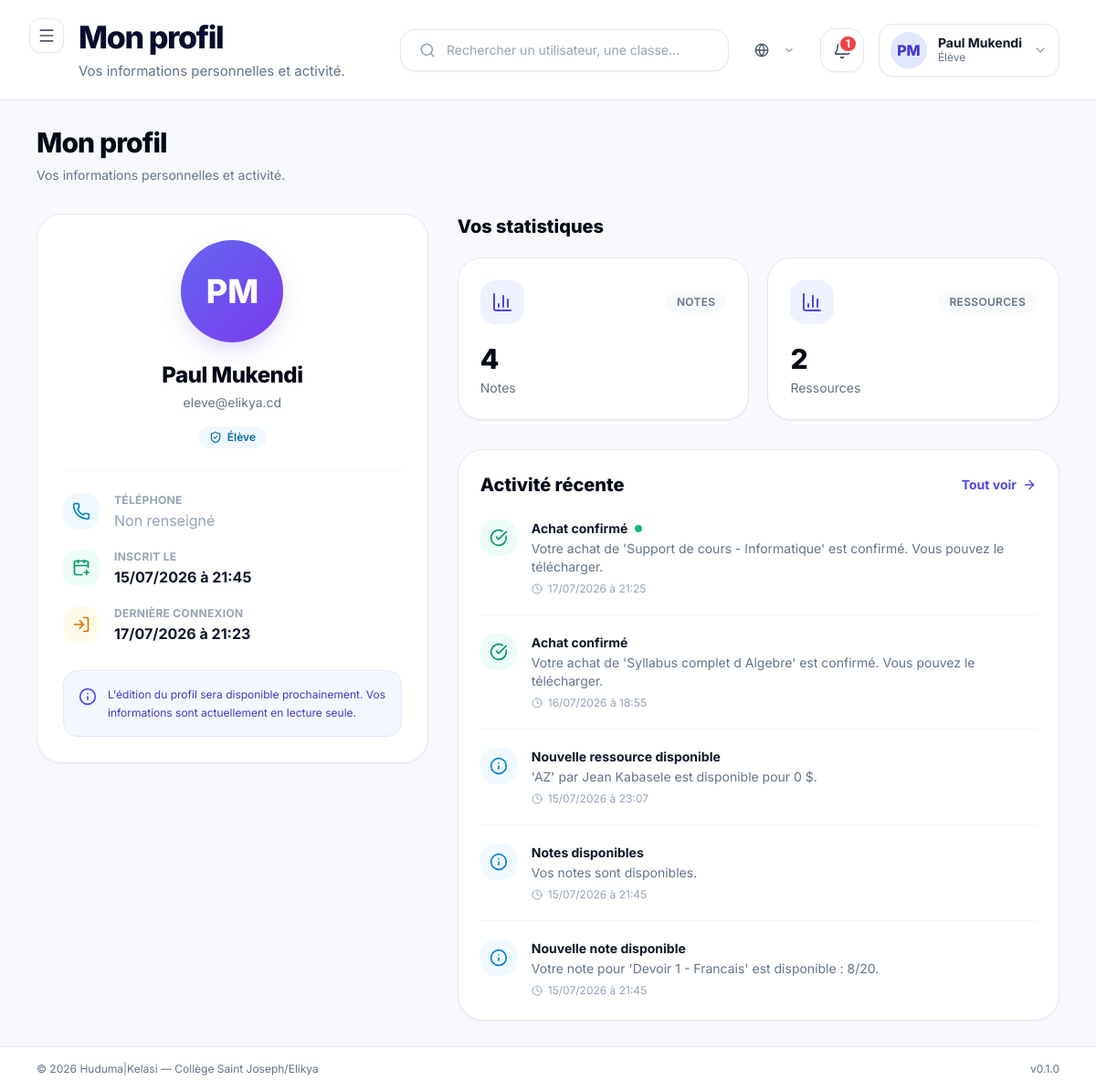
Screenshot of /dashboard/profil/ (signed in) with the database file from the repository.
### apps/accounts/models.py (models this page shows, shortened)
class User(AbstractBaseUser, PermissionsMixin, BaseModel):
    email = models.EmailField(
        unique=True,
        verbose_name=_("Email"),
        help_text=_("Adresse email utilisée comme identifiant de connexion."),
    )
    first_name = models.CharField(
        max_length=80,
        verbose_name=_("Prénom"),
    )
    last_name = models.CharField(
        max_length=80,
        verbose_name=_("Nom"),
    )
    role = models.CharField(
        max_length=30,
        choices=UserRole.choices,
        default=UserRole.ELEVE,
        verbose_name=_("Rôle"),
        help_text=_("Rôle de l'utilisateur dans la plateforme."),
    )
    phone = models.CharField(
        max_length=30,
        blank=True,
        default="",
        verbose_name=_("Téléphone"),
    )
    avatar = models.ImageField(
        upload_to="avatars/",
        blank=True,
        null=True,
        verbose_name=_("Avatar"),
    )
    is_active = models.BooleanField(
        default=True,
        verbose_name=_("Actif"),
    )
    is_staff = models.BooleanField(
        default=False,
        verbose_name=_("Accès admin Django"),
    )
    date_joined = models.DateTimeField(
        auto_now_add=True,
        verbose_name=_("Date d'inscription"),
    )
    USERNAME_FIELD = "email"
    REQUIRED_FIELDS = ["first_name", "last_name"]
    objects = UserManager()
    class Meta:
        verbose_name = _("Utilisateur")
        verbose_name_plural = _("Utilisateurs")
        ordering = ["last_name", "first_name"]
        indexes = [
            models.Index(fields=["role"]),
            models.Index(fields=["is_active"]),
        ]
    @property
    def full_name(self) -> str:
        return f"{self.first_name} {self.last_name}".strip()
    @property
    def short_label(self) -> str:
        return ROLE_SHORT_LABELS.get(self.role, self.role)
    @property
    def initials(self) -> str:
        first = (self.first_name or "").strip()
        last = (self.last_name or "").strip()
        if first and last:
            return f"{first[0]}{last[0]}".upper()
        if first:
            return first[0].upper()
        if self.email:
            return self.email[0].upper()
        return "?"

### apps/notifications/models.py (models this page shows, shortened)
class Notification(BaseModel):
    destinataire = models.ForeignKey(
        "accounts.User",
        on_delete=models.CASCADE,
        related_name="notifications",
        verbose_name=_("Destinataire"),
    )
    titre = models.CharField(max_length=200, verbose_name=_("Titre"))
    message = models.TextField(verbose_name=_("Message"))
    niveau = models.CharField(
        max_length=20,
        choices=NotificationLevel.choices,
        default=NotificationLevel.INFO,
        verbose_name=_("Niveau"),
    )
    lu = models.BooleanField(
        default=False,
        verbose_name=_("Lu"),
    )
    url = models.CharField(
        max_length=500,
        blank=True,
        default="",
        verbose_name=_("URL d'action"),
        help_text=_("URL vers laquelle rediriger au clic"),
    )
    class Meta:
        verbose_name = _("Notification")
        verbose_name_plural = _("Notifications")
        ordering = ["-created_at"]
    @property
    def couleur(self):
        return {
            NotificationLevel.INFO: "sky",
            NotificationLevel.SUCCESS: "emerald",
            NotificationLevel.WARNING: "amber",
            NotificationLevel.ERROR: "red",
        }.get(self.niveau, "slate")
    @property
    def icon(self):
        return {
            NotificationLevel.INFO: "info",
            NotificationLevel.SUCCESS: "check-circle",
            NotificationLevel.WARNING: "alert-triangle",
            NotificationLevel.ERROR: "x-circle",
        }.get(self.niveau, "bell")

### apps/dashboard/views.py (the view, shortened to what this page needs)
# urls.py: path("profil/", ProfileView.as_view(), name="profile"),
class ProfileView(TemplateView):
    template_name = "pages/dashboard/profile.html"
    def get_context_data(self, **kwargs):
        context = super().get_context_data(**kwargs)
        user = self.request.user
        context["page_title"] = "Mon profil"
        context["page_subtitle"] = "Vos informations personnelles et activité."
        if user.role == UserRole.ENSEIGNANT:
            from apps.pedagogy.models import DocumentPedagogique
            from apps.marketplace.models import Resource, Order
            from apps.core.constants import DocumentStatus
            context["user_stats"] = {
                "documents": DocumentPedagogique.objects.filter(auteur=user).count(),
                "documents_valides": DocumentPedagogique.objects.filter(auteur=user, statut=DocumentStatus.VALIDE).count(),
                "ressources": Resource.objects.filter(auteur=user).count(),
                "ventes": Order.objects.filter(ressource__auteur=user).count(),
            }
        elif user.role == UserRole.ELEVE:
            from apps.students.models import Note, ResourceAccess
            context["user_stats"] = {
                "notes": Note.objects.filter(eleve=user).count(),
                "ressources": ResourceAccess.objects.filter(eleve=user).count(),
            }
        elif user.role == UserRole.ADMIN:
            from apps.accounts.models import User
            context["user_stats"] = {
                "utilisateurs": User.objects.count(),
            }
        return context

### apps/core/context_processors.py (called while the page is built)
def _get_unread_count(user):
    try:
        from apps.notifications.models import Notification
        return Notification.objects.filter(destinataire=user, lu=False).count()
    except Exception:
        return 0

### apps/core/managers.py (called while the page is built)
    def get_queryset(self):
        return super().get_queryset().filter(deleted_at__isnull=True)

### apps/core/templatetags/huduma_tags.py (called while the page is built)
@register.simple_tag
def role_badge_color(role_value):
    mapping = {
        "admin": "orange",
        "enseignant": "indigo",
        "directeur_etudes": "violet",
        "eleve": "sky",
    }
    return mapping.get(role_value, "slate")

### templates/pages/dashboard/profile.html (shortened to what this page needs)
{% extends "layouts/dashboard.html" %}
{% load huduma_tags %}
{% load static %}
{% block content %}
  <section class="mb-8">
    <h1 class="text-3xl font-extrabold tracking-[-0.03em] text-slate-950">
      {{ page_title }}
    </h1>
    <p class="mt-2 text-sm text-slate-500 max-w-2xl">
      {{ page_subtitle }}
    </p>
  </section>
  <section class="grid lg:grid-cols-5 gap-8">
    <div class="lg:col-span-2">
      <div class="bg-white border border-slate-200 rounded-[28px] shadow-sm p-7 lg:sticky lg:top-24">
        <div class="flex flex-col items-center text-center">
          {% if request.user.avatar %}
            <img src="{{ request.user.avatar.url }}"
                 alt="{{ request.user.full_name }}"
                 class="w-28 h-28 rounded-full object-cover border-4 border-indigo-50 shadow-sm">
          {% else %}
            <div class="w-28 h-28 rounded-full bg-gradient-to-br from-indigo-500 to-violet-600 text-white flex items-center justify-center font-extrabold text-4xl shadow-indigo-glow">
              {{ request.user.initials }}
            </div>
          {% endif %}
          <h2 class="mt-5 text-2xl font-extrabold text-slate-950 tracking-[-0.02em]">
            {{ request.user.full_name }}
          </h2>
          <p class="mt-1 text-sm text-slate-500 break-all">
            {{ request.user.email }}
          </p>
          <span class="mt-4 inline-flex items-center gap-1.5 px-3 py-1 rounded-full
                       bg-{% role_badge_color request.user.role %}-50 text-{% role_badge_color request.user.role %}-700 font-semibold text-xs">
            <i data-lucide="shield-check" class="w-3.5 h-3.5"></i>
            {{ request.user.get_role_display }}
          </span>
        </div>
        <hr class="my-6 border-slate-100">
        <dl class="space-y-5">
          <div class="flex items-start gap-4">
            <span class="w-10 h-10 rounded-2xl bg-sky-50 text-sky-600 flex items-center justify-center flex-shrink-0">
              <i data-lucide="phone" class="w-5 h-5"></i>
            </span>
            <div class="min-w-0">
              <dt class="text-xs font-bold text-slate-400 uppercase tracking-wide">Téléphone</dt>
              <dd class="mt-0.5 font-bold text-slate-900 break-all">
                {% if request.user.phone %}{{ request.user.phone }}{% else %}<span class="text-slate-400 font-normal">Non renseigné</span>{% endif %}
              </dd>
            </div>
          </div>
          <div class="flex items-start gap-4">
            <span class="w-10 h-10 rounded-2xl bg-emerald-50 text-emerald-600 flex items-center justify-center flex-shrink-0">
              <i data-lucide="calendar-plus" class="w-5 h-5"></i>
            </span>
            <div class="min-w-0">
              <dt class="text-xs font-bold text-slate-400 uppercase tracking-wide">Inscrit le</dt>
              <dd class="mt-0.5 font-bold text-slate-900">
                {{ request.user.date_joined|date:"d/m/Y à H:i" }}
              </dd>
            </div>
          </div>
          <div class="flex items-start gap-4">
            <span class="w-10 h-10 rounded-2xl bg-amber-50 text-amber-600 flex items-center justify-center flex-shrink-0">
              <i data-lucide="log-in" class="w-5 h-5"></i>
            </span>
            <div class="min-w-0">
              <dt class="text-xs font-bold text-slate-400 uppercase tracking-wide">Dernière connexion</dt>
              <dd class="mt-0.5 font-bold text-slate-900">
                {% if request.user.last_login %}
                  {{ request.user.last_login|date:"d/m/Y à H:i" }}
                {% else %}
                  <span class="text-slate-400 font-normal">Première connexion</span>
                {% endif %}
              </dd>
            </div>
          </div>
        </dl>
        <div class="mt-7 p-4 rounded-2xl bg-indigo-50/60 border border-indigo-100 flex items-start gap-3">
          <i data-lucide="info" class="w-5 h-5 text-indigo-600 flex-shrink-0 mt-0.5"></i>
          <p class="text-xs text-indigo-700 leading-relaxed">
            L'édition du profil sera disponible prochainement.
            Vos informations sont actuellement en lecture seule.
          </p>
        </div>
      </div>
    </div>
    <div class="lg:col-span-3 space-y-8">
      {% if user_stats %}
        <div>
          <h3 class="text-xl font-extrabold text-slate-950 mb-5">Vos statistiques</h3>
          <div class="grid sm:grid-cols-2 gap-5">
            {% for key, value in user_stats.items %}
              <div class="bg-white border border-slate-200 rounded-[26px] p-6 shadow-sm">
                <div class="flex items-center justify-between">
                  <div class="w-12 h-12 rounded-2xl bg-indigo-50 flex items-center justify-center">
                    <i data-lucide="bar-chart-3" class="w-6 h-6 text-indigo-600"></i>
                  </div>
                  <span class="text-xs bg-slate-50 text-slate-500 px-3 py-1 rounded-full font-semibold uppercase tracking-wide">
                    {{ key|cut:"_" }}
                  </span>
                </div>
                <p class="mt-5 text-3xl font-extrabold text-slate-950">{{ value }}</p>
                <p class="mt-1 text-sm text-slate-500 capitalize">{{ key|cut:"_"|cut:"-" }}</p>
              </div>
            {% endfor %}
          </div>
        </div>
      {% else %}
        <div class="bg-white border border-slate-200 rounded-[28px] p-6 shadow-sm">
          <p class="text-sm text-slate-500">Aucune statistique disponible pour votre rôle.</p>
        </div>
      {% endif %}
      <div class="bg-white border border-slate-200 rounded-[28px] p-6 shadow-sm">
        <div class="flex items-center justify-between mb-6">
          <h3 class="text-xl font-extrabold text-slate-950">Activité récente</h3>
          <a href="{% url 'notifications:list' %}"
             class="inline-flex items-center gap-1.5 text-sm font-bold text-indigo-600 hover:text-indigo-700 transition-colors">
            Tout voir
            <i data-lucide="arrow-right" class="w-4 h-4"></i>
          </a>
        </div>
        {% with notifs=request.user.notifications.all|slice:5 %}
          {% if notifs %}
            <div class="space-y-5">
              {% for notif in notifs %}
                <div class="flex gap-4
                            {% if not forloop.last %}pb-5 border-b border-slate-100{% endif %}">
                  <span class="w-10 h-10 rounded-2xl bg-{{ notif.couleur }}-50 text-{{ notif.couleur }}-600 flex items-center justify-center flex-shrink-0">
                    <i data-lucide="{{ notif.icon }}" class="w-5 h-5"></i>
                  </span>
                  <div class="min-w-0 flex-1">
                    <div class="flex items-center gap-2 flex-wrap">
                      <p class="font-bold text-slate-900 text-sm truncate">{{ notif.titre }}</p>
                      {% if not notif.lu %}
                        <span class="w-2 h-2 rounded-full bg-{{ notif.couleur }}-500 flex-shrink-0" title="Non lue"></span>
                      {% endif %}
                    </div>
                    <p class="mt-0.5 text-sm text-slate-500 line-clamp-2">{{ notif.message }}</p>
                    <div class="mt-1.5 flex items-center gap-1.5 text-xs text-slate-400">
                      <i data-lucide="clock" class="w-3 h-3"></i>
                      <span>{{ notif.created_at|date:"d/m/Y à H:i" }}</span>
                    </div>
                  </div>
                </div>
              {% endfor %}
            </div>
          {% endif %}
        {% endwith %}
      </div>
    </div>
  </section>
{% endblock %}

### templates/partials/navbar.html (shortened to what this page needs)
<div class="flex flex-col lg:flex-row lg:items-center justify-between gap-6 w-full">
  <div class="flex items-start gap-4">
    <button
      @click="sidebarOpen = !sidebarOpen"
      class="xl:hidden p-2 -ml-2 rounded-xl bg-white border border-slate-200 text-slate-600 hover:bg-slate-50 shadow-sm"
      aria-label="Basculer la sidebar"
    >
      <i data-lucide="menu" class="w-5 h-5"></i>
    </button>
    <div>
      <h2 class="text-[26px] lg:text-[34px] font-extrabold tracking-[-0.04em] text-kelasi-ink leading-tight">
        {% block navbar_title %}{{ page_title|default:"Tableau de bord" }}{% endblock %}
      </h2>
      {% if page_subtitle %}
        <p class="mt-1 text-slate-500 text-[14px] lg:text-[15px]">{{ page_subtitle }}</p>
      {% endif %}
    </div>
  </div>
  <div class="flex items-center gap-4">
    <div class="hidden md:flex items-center gap-3 w-[300px] lg:w-[360px] bg-white border border-slate-200 rounded-2xl px-5 py-3 shadow-sm">
      <i data-lucide="search" class="w-5 h-5 text-slate-400"></i>
      <input
        type="text"
        placeholder="Rechercher un utilisateur, une classe..."
        class="w-full outline-none text-sm bg-transparent text-slate-700 placeholder:text-slate-400"
      >
    </div>
    {% include "partials/language_switcher.html" %}
    <a
      href="{% url 'notifications:list' %}"
      class="relative w-12 h-12 rounded-2xl bg-white border border-slate-200 flex items-center justify-center shadow-sm hover:bg-slate-50"
      title="Notifications"
    >
      {% if unread_notifications_count > 0 %}
        <span class="absolute top-1.5 right-1.5 min-w-[20px] h-5 px-1.5 bg-red-500 text-white text-xs font-bold rounded-full flex items-center justify-center border-2 border-white">
          {{ unread_notifications_count }}
        </span>
      {% endif %}
    </a>
    <div class="relative" x-data="{ userMenuOpen: false }">
      <button
        @click="userMenuOpen = !userMenuOpen"
        class="flex items-center gap-3 bg-white border border-slate-200 rounded-2xl px-3 py-2 shadow-sm hover:bg-slate-50"
      >
        <span class="w-10 h-10 rounded-full bg-indigo-100 text-indigo-700 flex items-center justify-center font-extrabold">
          {{ request.user.initials }}
        </span>
        <div class="hidden lg:block text-left">
          <p class="text-sm font-bold text-slate-900 leading-tight">{{ request.user.full_name }}</p>
          <p class="text-xs text-slate-500">{{ request.user.short_label }}</p>
        </div>
        <i data-lucide="chevron-down" class="w-4 h-4 text-slate-400 hidden lg:block"></i>
      </button>
    </div>
  </div>
</div>

### templates/layouts/base.html (style rules this page uses)
body { font-family: 'Inter', system-ui, sans-serif; }

### rows the page displays
User: user.initials "PM", user.full_name "Paul Mukendi", user.short_label "Élève", user.email "eleve@elikya.cd", user.role "Élève", user.date_joined "15/07/2026 à 21:45", user.last_login "17/07/2026 à 21:23"
Notification: titre "Achat confirmé", message "Votre achat de 'Support de cours - Informatique' est confirmé. Vous pouvez le télécharger.", created_at "17/07/2026 à 21:25"
Notification: titre "Achat confirmé", message "Votre achat de 'Syllabus complet d Algebre' est confirmé. Vous pouvez le télécharger.", created_at "16/07/2026 à 18:55"
Notification: titre "Nouvelle ressource disponible", message "'AZ' par Jean Kabasele est disponible pour 0 $.", created_at "15/07/2026 à 23:07"
Notification: titre "Notes disponibles", message "Vos notes sont disponibles.", created_at "15/07/2026 à 21:45"
Notification: titre "Nouvelle note disponible", message "Votre note pour 'Devoir 1 - Francais' est disponible : 8/20.", created_at "15/07/2026 à 21:45"

### other values shown
{{ page_title|default:"Tableau de bord" }} "Mon profil"
{{ page_subtitle }} "Vos informations personnelles et activité."
{{ unread_notifications_count }} "1"
{{ page_title }} "Mon profil"
{{ key|cut:"_" }} "NOTES" "RESSOURCES"
{{ value }} "4" "2"
{{ key|cut:"_"|cut:"-" }} "Notes" "Ressources"
{{ HUDUMA_NAME }} "Huduma"
{{ HUDUMA_VERSION }} "0.1.0"
